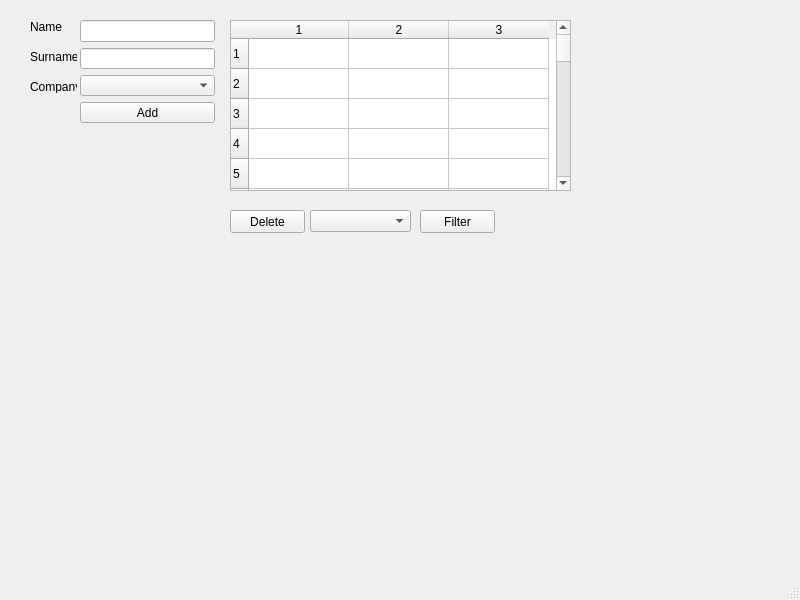
<?xml version="1.0" encoding="UTF-8"?>
<ui version="4.0">
 <class>MainWindow</class>
 <widget class="QMainWindow" name="MainWindow">
  <property name="geometry">
   <rect>
    <x>0</x>
    <y>0</y>
    <width>800</width>
    <height>600</height>
   </rect>
  </property>
  <property name="windowTitle">
   <string>MainWindow</string>
  </property>
  <widget class="QWidget" name="centralwidget">
   <widget class="QLabel" name="label1">
    <property name="geometry">
     <rect>
      <x>30</x>
      <y>20</y>
      <width>47</width>
      <height>13</height>
     </rect>
    </property>
    <property name="text">
     <string>Name</string>
    </property>
   </widget>
   <widget class="QLabel" name="label2">
    <property name="geometry">
     <rect>
      <x>30</x>
      <y>50</y>
      <width>47</width>
      <height>13</height>
     </rect>
    </property>
    <property name="text">
     <string>Surname</string>
    </property>
   </widget>
   <widget class="QLabel" name="label3">
    <property name="geometry">
     <rect>
      <x>30</x>
      <y>80</y>
      <width>47</width>
      <height>13</height>
     </rect>
    </property>
    <property name="text">
     <string>Company</string>
    </property>
   </widget>
   <widget class="QPushButton" name="btn3">
    <property name="geometry">
     <rect>
      <x>420</x>
      <y>210</y>
      <width>75</width>
      <height>23</height>
     </rect>
    </property>
    <property name="text">
     <string>Filter</string>
    </property>
   </widget>
   <widget class="QTableWidget" name="tbl1">
    <property name="geometry">
     <rect>
      <x>230</x>
      <y>20</y>
      <width>341</width>
      <height>171</height>
     </rect>
    </property>
    <property name="rowCount">
     <number>30</number>
    </property>
    <property name="columnCount">
     <number>3</number>
    </property>
    <row/>
    <row/>
    <row/>
    <row/>
    <row/>
    <row/>
    <row/>
    <row/>
    <row/>
    <row/>
    <row/>
    <row/>
    <row/>
    <row/>
    <row/>
    <row/>
    <row/>
    <row/>
    <row/>
    <row/>
    <row/>
    <row/>
    <row/>
    <row/>
    <row/>
    <row/>
    <row/>
    <row/>
    <row/>
    <row/>
    <column/>
    <column/>
    <column/>
   </widget>
   <widget class="QComboBox" name="cmb2">
    <property name="geometry">
     <rect>
      <x>310</x>
      <y>210</y>
      <width>101</width>
      <height>22</height>
     </rect>
    </property>
   </widget>
   <widget class="QPushButton" name="btn2">
    <property name="geometry">
     <rect>
      <x>230</x>
      <y>210</y>
      <width>75</width>
      <height>23</height>
     </rect>
    </property>
    <property name="text">
     <string>Delete</string>
    </property>
   </widget>
   <widget class="QWidget" name="">
    <property name="geometry">
     <rect>
      <x>80</x>
      <y>20</y>
      <width>135</width>
      <height>103</height>
     </rect>
    </property>
    <layout class="QVBoxLayout" name="verticalLayout">
     <item>
      <widget class="QLineEdit" name="lne1"/>
     </item>
     <item>
      <widget class="QLineEdit" name="lne2"/>
     </item>
     <item>
      <widget class="QComboBox" name="cmb1"/>
     </item>
     <item>
      <widget class="QPushButton" name="btn1">
       <property name="text">
        <string>Add</string>
       </property>
      </widget>
     </item>
    </layout>
   </widget>
  </widget>
  <widget class="QMenuBar" name="menubar">
   <property name="geometry">
    <rect>
     <x>0</x>
     <y>0</y>
     <width>800</width>
     <height>21</height>
    </rect>
   </property>
  </widget>
  <widget class="QStatusBar" name="statusbar"/>
 </widget>
 <resources/>
 <connections/>
</ui>
